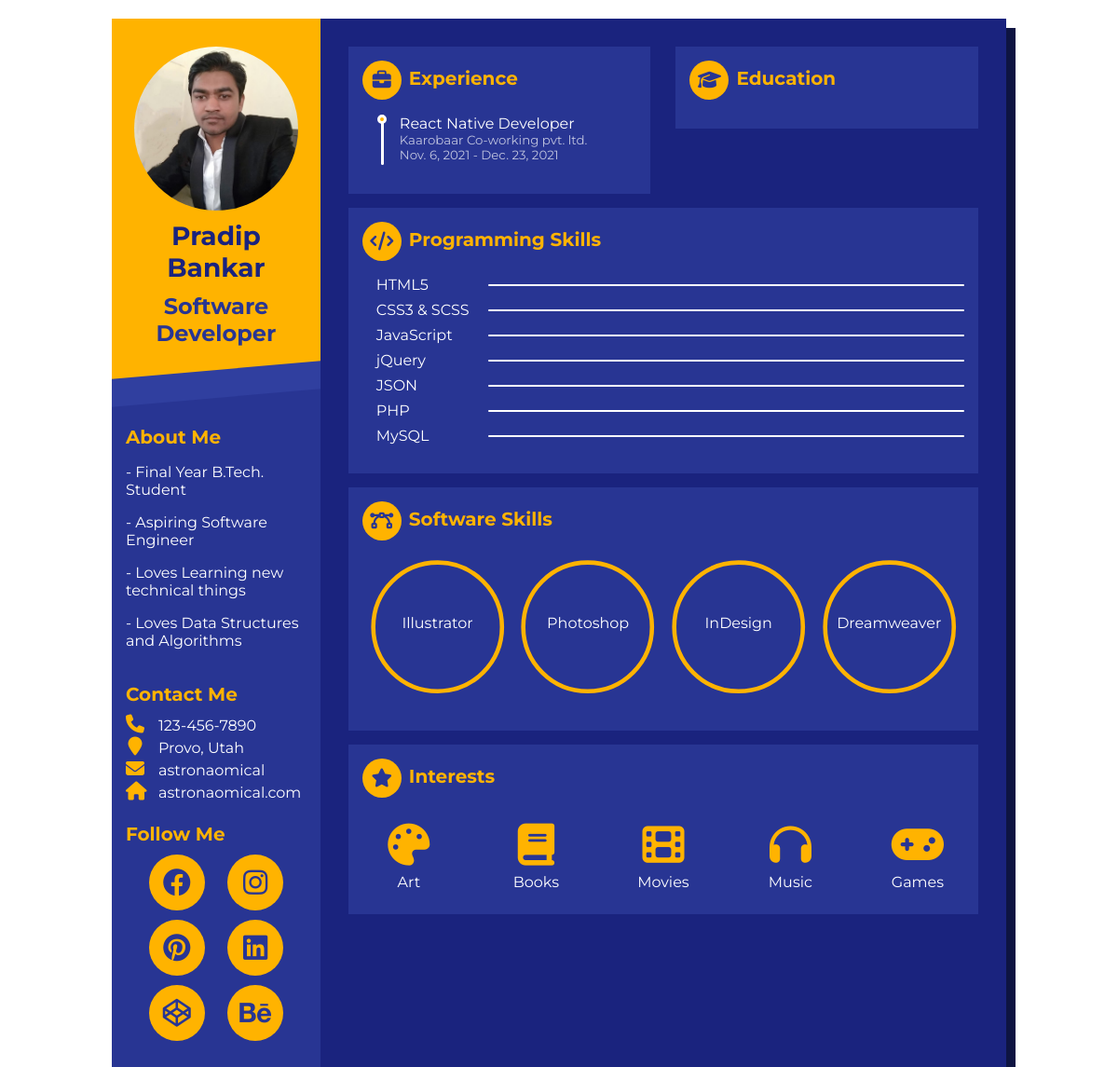
The app's page /resume, older data.
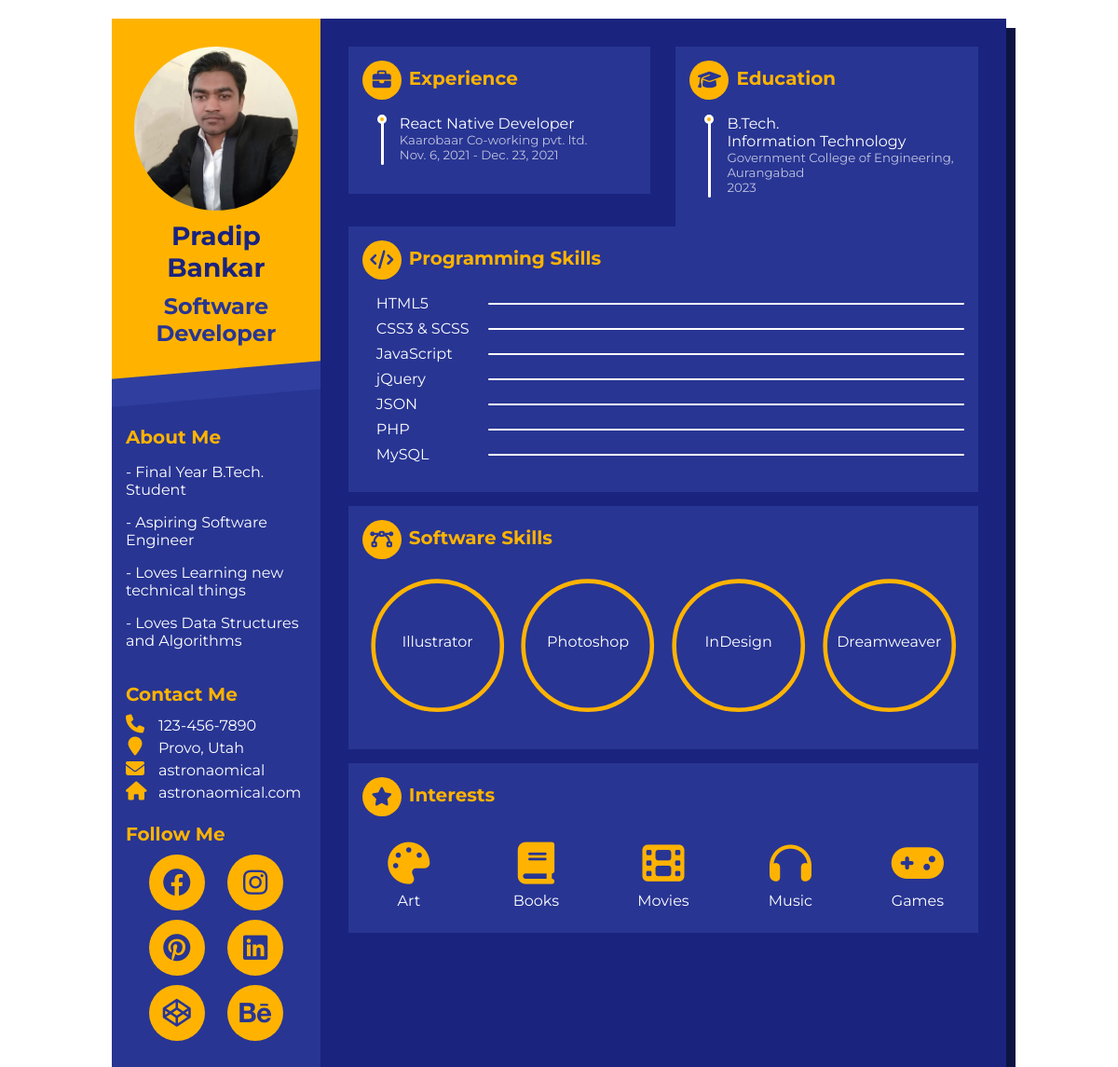
The same page, newer data.
### cvhome/models.py (models this page shows)
class MyDetails(models.Model):
    name_id = models.CharField(max_length=50,default='pradip')
    name = models.CharField(max_length=100, default="Pradip Bankar")
    about_me = models.TextField(default="<b>Lorem</b> ipsum dolor sit amet, consectetur adipiscing elit. Duis interdum ante a porta blandit.<input type='text' placeholder='testing'/> Quisque velit tortor, ultricies in quam ut, luctus convallis metus. Nunc vitae felis rutrum, mattis justo quis, bibendum tellus. Integer bibendum eget dolor nec venenatis. Aliquam erat volutpat. Etiam et est vitae turpis accumsan vulputate. Curabitur et vehicula nisl, eu congue dolor. Vivamus nec hendrerit mi Nulla consequat tempor.")
    photo = models.ImageField(upload_to='static/images/profile_pic')
    no_of_projects = models.IntegerField(default=0)
    no_of_internships = models.IntegerField(default=0)
    no_of_academic_projects = models.IntegerField(default=0)
    no_of_paid_projects = models.IntegerField(default=0)
    skills = models.CharField(max_length=1000,default='C/C++,Python,Java,SQL,MongoDB')

class Experience(models.Model):
    role = models.CharField(max_length=200,default='developer')
    start_date = models.DateField(default=now)
    end_date = models.DateField(default=now)
    about = models.TextField(default='learned so many things')
    tags = models.CharField(max_length=1000,default='React,MongoDB')
    company = models.CharField(max_length=200,default='microsoft')
    location = models.CharField(max_length=300,default='Aurangabad, Maharashtra')
    presently_working = models.BooleanField(default=True)
    visible_on_resume = models.BooleanField(default=True)
    visible_on_cv = models.BooleanField(default=True)

class Internship(Experience):
    stipend = models.IntegerField(default=15000)

class Experience(models.Model):
    role = models.CharField(max_length=200,default='developer')
    start_date = models.DateField(default=now)
    end_date = models.DateField(default=now)
    about = models.TextField(default='learned so many things')
    tags = models.CharField(max_length=1000,default='React,MongoDB')
    company = models.CharField(max_length=200,default='microsoft')
    location = models.CharField(max_length=300,default='Aurangabad, Maharashtra')
    presently_working = models.BooleanField(default=True)
    visible_on_resume = models.BooleanField(default=True)
    visible_on_cv = models.BooleanField(default=True)

class Education(models.Model):
    institute = models.CharField(max_length=200,default='Government College of Engineering, Aurangabad')
    edu_level = models.CharField(max_length=50,default='B.Tech.')
    start_date = models.DateField(default=now)
    end_date = models.DateField(default=now)
    specialization = models.CharField(max_length=200,default='Information Technology')
    visible_on_resume = models.BooleanField(default=True)
    visible_on_cv = models.BooleanField(default=True)

### resume/views.py (the view)
# urls.py: path('',views.index,name="index"),
def index(request:HttpRequest):
    my_data = MyDetails.objects.get(name_id='pradip')
    experiences = Internship.objects.all()
    all_edu = Education.objects.all()
    print(my_data)
    return render(request,'resume_base.html',{
        'my_data' : my_data,
        'experiences' : experiences,
        'all_edu':all_edu,
    })

### resume/templates/resume_base.html (shortened to what this page needs)
<!DOCTYPE html>
<html lang="en">
<head>
    <link rel="stylesheet" href="static/main.css">
    <link rel="stylesheet" href="https://cdnjs.cloudflare.com/ajax/libs/font-awesome/6.1.1/css/all.min.css" />
</head>
<body>
    <div class="resume">
        <div class="base">
          <div class="profile">
            <div class="photo">
              <img src="{{my_data.photo}}" />
            </div>
            <div class="info">
              <h1 class="name">{{my_data.name}}</h1>
              <h2 class="job">Software Developer</h2>
            </div>
          </div>
          <div class="about">
            <h3>About Me</h3>{{my_data.about_me|safe}}
          </div>
          <div class="contact">
            <h3>Contact Me</h3>
            <div class="call"><a href="tel:123-456-7890"><i class="fas fa-phone"></i><span>123-456-7890</span></a></div>
            <div class="address"><a href="https://goo.gl/maps/fiTBGT6Vnhy"><i class="fas fa-map-marker"></i><span>Provo, Utah</span></a>
            </div>
            <div class="email"><a href="mailto:astronaomical@gmail.com"><i class="fas fa-envelope"></i><span>astronaomical</span></a></div>
            <div class="website"><a href="http://astronaomical.com/" target="_blank"> <i class="fas fa-home"></i><span>astronaomical.com</span></a></div>
          </div>
          <div class="follow">
            <h3>Follow Me</h3>
            <div class="box">
              <a href="https://www.facebook.com/astronaomical/" target="_blank"><i class="fab fa-facebook"></i></a>
              <a href="https://www.instagram.com/astronaomical/" target="_blank"><i class="fab fa-instagram "></i></a>
              <a href="https://www.pinterest.com/astronaomical/" target="_blank"><i class="fab fa-pinterest"></i></a>
              <a href="https://www.linkedin.com/in/naomi-weatherford-758385112/" target="_blank"><i class="fab fa-linkedin"></i></a>
              <a href="https://codepen.io/astronaomical/" target="_blank"><i class="fab fa-codepen"></i></a>
              <a href="https://www.behance.net/astronaomical" target="_blank"><i class="fab fa-behance"></i></a>
            </div>
          </div>
        </div>
        <div class="func">
          <div class="work">
            <h3><i class="fa fa-briefcase"></i>Experience</h3>
            <ul>
              {% for exp in experiences %}
                {% if exp.visible_on_resume %}
                <li><span>{{ exp.role }}</span><small>{{exp.company}}</small><small>{{exp.start_date}} - {{exp.end_date}}</small></li>
                {% endif %}
              {% endfor %}
            </ul>
          </div>
          <div class="edu">
            <h3><i class="fa fa-graduation-cap"></i>Education</h3>
            <ul>
              {% for edu in all_edu %}
                {% if edu.visible_on_resume %}
                <li><span>{{edu.edu_level}}<br>{{edu.specialization}}</span><small>{{edu.institute}}</small><small>{{edu.end_date.year}}</small></li>
                {% endif %}
              {% endfor %}
            </ul>
          </div>
          <div class="skills-prog">
            <h3><i class="fas fa-code"></i>Programming Skills</h3>
            <ul>
              <li data-percent="95"><span>HTML5</span>
                <div class="skills-bar">
                </div>
              </li>
              <li data-percent="90"><span>CSS3 & SCSS</span>
                <div class="skills-bar">
                </div>
              </li>
              <li data-percent="60"><span>JavaScript</span>
                <div class="skills-bar">
                </div>
              </li>
              <li data-percent="50"><span>jQuery</span>
                <div class="skills-bar">
                </div>
              </li>
              <li data-percent="40"><span>JSON</span>
                <div class="skills-bar">
                </div>
              </li>
              <li data-percent="55"><span>PHP</span>
                <div class="skills-bar">
                </div>
              </li>
              <li data-percent="40"><span>MySQL</span>
                <div class="skills-bar">
                </div>
              </li>
            </ul>
          </div>
          <div class="skills-soft">
            <h3><i class="fas fa-bezier-curve"></i>Software Skills</h3>
            <ul>
              <li data-percent="90">
                <svg viewbox="0 0 100 100">
                  <circle cx="50" cy="50" r="45"></circle>
                  <circle class="cbar" cx="50" cy="50" r="45"></circle>
                </svg><span>Illustrator</span><small></small>
              </li>
              <li data-percent="75">
                <svg viewbox="0 0 100 100">
                  <circle cx="50" cy="50" r="45"></circle>
                  <circle class="cbar" cx="50" cy="50" r="45"></circle>
                </svg><span>Photoshop</span><small></small>
              </li>
              <li data-percent="85">
                <svg viewbox="0 0 100 100">
                  <circle cx="50" cy="50" r="45"></circle>
                  <circle class="cbar" cx="50" cy="50" r="45"></circle>
                </svg><span>InDesign</span><small></small>
              </li>
              <li data-percent="65">
                <svg viewbox="0 0 100 100">
                  <circle cx="50" cy="50" r="45"></circle>
                  <circle class="cbar" cx="50" cy="50" r="45"></circle>
                </svg><span>Dreamweaver</span><small></small>
              </li>
            </ul>
          </div>
          <div class="interests">
            <h3><i class="fas fa-star"></i>Interests</h3>
            <div class="interests-items">
              <div class="art"><i class="fas fa-palette"></i><span>Art</span></div>
              <div class="art"><i class="fas fa-book"></i><span>Books</span></div>
              <div class="movies"><i class="fas fa-film"></i><span>Movies</span></div>
              <div class="music"><i class="fas fa-headphones"></i><span>Music</span></div>
              <div class="games"><i class="fas fa-gamepad"></i><span>Games</span></div>
            </div>
          </div>
        </div>
      </div>
</body>
</html>

Row changes from the older to the newer data that the page shows:
added Education: edu_level "B.Tech.", specialization "Information Technology", institute "Government College of Engineering, Aurangabad", end_date.year "2023"
